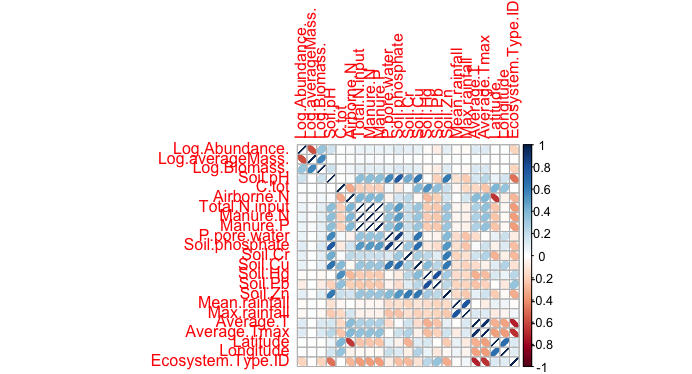

Write the R code that produced this figure.
rm(list=ls())
getwd()
setwd("~/GitHub/QB2021_Team3")

foodWebs <- read.table("135FoodWebs.txt", sep = "\t", header = TRUE, row.names = 1)

foodWebs.nums <- foodWebs[,c(6:10, 12:17, 20:22, 24:31, 33)]
pairs(foodWebs.nums)
boxplot(Log.Biomass.~Ecosystem.Type.ID, data = foodWebs,  xlab = "Ecosystem Type", ylab = "Log Biomass")

install.packages("corrplot", repos = "http://cran.rstudio.com/")
require("corrplot")

cor1 <- cor(foodWebs.nums)
corrplot(cor1, method = "ellipse")
